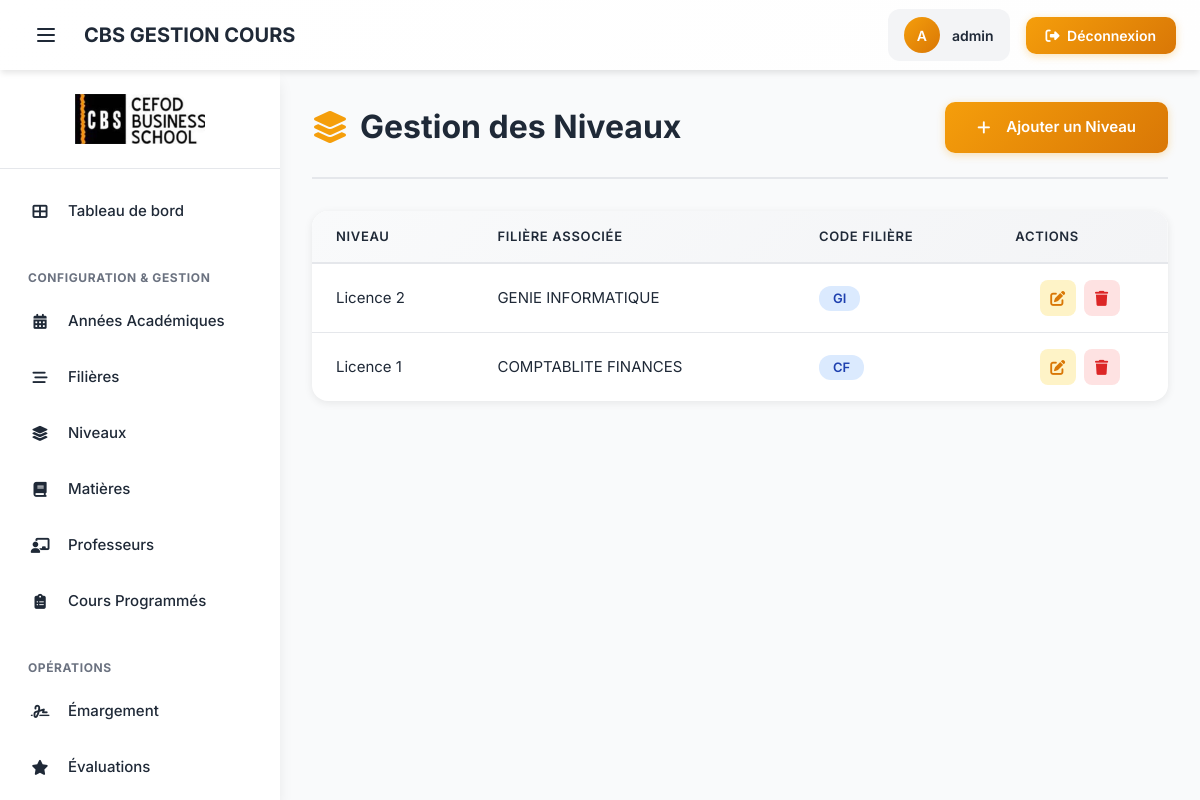
The app's page /niveaux/ (signed in), older data.
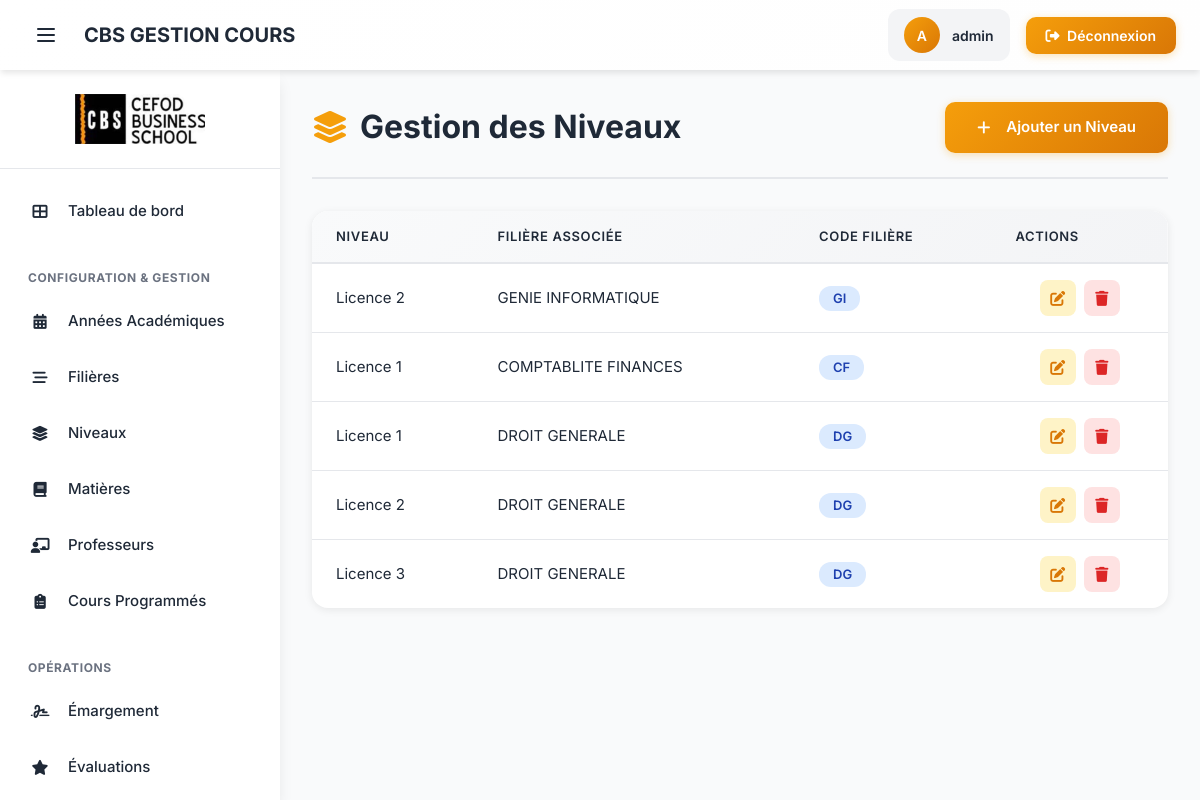
The same page, newer data.
### gestion_cours/models.py (models this page shows, shortened)
class Niveau(models.Model):
    LIBELLE_CHOICES = [
        ('Licence', 'Licence'),
        ('Master', 'Master'),
    ]
    libelle = models.CharField(max_length=10, choices=LIBELLE_CHOICES)
    niv = models.IntegerField() # 1, 2 ou 3
    filiere = models.ForeignKey(Filiere, on_delete=models.CASCADE)
    class Meta:
        verbose_name_plural = "Niveaux"
        unique_together = ('libelle', 'filiere', 'niv')

class Filiere(models.Model):
    code = models.CharField(max_length=10, unique=True)
    libelle = models.CharField(max_length=100)
    class Meta:
        verbose_name_plural = "Filières"

### gestion_cours/views.py (the view)
# urls.py: path('niveaux/', views.NiveauListView.as_view(), name='niveau_list'),
class NiveauListView(BaseAPView, ListView):
    model = Niveau
    template_name = 'gestion_cours/niveau_list.html'
    context_object_name = 'object_list'
    ordering = ['filiere', 'niv']
    paginate_by = 10

### gestion_cours/mixins.py (called while the page is built)
    def dispatch(self, request, *args, **kwargs):
        is_assistant_peda = request.user.groups.filter(name='Assistant').exists()
        if not request.user.is_authenticated:
            return self.handle_no_permission()
        if not (request.user.is_superuser or is_assistant_peda):
            return redirect('gestion_cours:home')
        return super().dispatch(request, *args, **kwargs)

### gestion_cours/templates/gestion_cours/niveau_list.html (shortened to what this page needs)
{% extends 'base.html' %}
{% load static %}
{% block content %}
<div class="page-header">
    <h1 class="page-title">
        <i class="fas fa-layer-group"></i>
        Gestion des Niveaux
    </h1>
    <div class="page-actions">
        <a href="{% url 'gestion_cours:niveau_create' %}" class="btn btn-primary">
            <i class="fas fa-plus me-2"></i>Ajouter un Niveau
        </a>
    </div>
</div>
<div class="table-card">
    <div class="table-wrapper">
        {% if object_list %}
        <table class="data-table" data-sortable>
            <thead>
                <tr>
                    <th data-sortable>Niveau</th>
                    <th data-sortable>Filière Associée</th>
                    <th data-sortable>Code Filière</th>
                    <th class="col-actions">Actions</th>
                </tr>
            </thead>
            <tbody>
                {% for niveau in object_list %}
                <tr>
                    <td class="font-medium">{{ niveau.libelle }} {{ niveau.niv }}</td>
                    <td>{{ niveau.filiere.libelle }}</td>
                    <td>
                        <span class="badge badge-info">{{ niveau.filiere.code }}</span>
                    </td>
                    <td class="col-actions">
                        <div class="action-buttons">
                            <a href="{% url 'gestion_cours:niveau_update' pk=niveau.pk %}"
                               class="action-btn action-btn-edit"
                               title="Modifier">
                                <i class="fas fa-edit"></i>
                            </a>
                            <a href="{% url 'gestion_cours:niveau_delete' pk=niveau.pk %}"
                               class="action-btn action-btn-delete"
                               title="Supprimer"
                               data-confirm="Voulez-vous vraiment supprimer ce niveau ?">
                                <i class="fas fa-trash"></i>
                            </a>
                        </div>
                    </td>
                </tr>
                {% endfor %}
            </tbody>
        </table>
        {% endif %}
    </div>
</div>
{% endblock %}

### gestion_cours/templates/base.html (shortened to what this page needs)
{% load static %}
<!DOCTYPE html>
<html lang="fr">
<head>
    <link href="https://cdn.jsdelivr.net/npm/bootstrap@5.3.3/dist/css/bootstrap.min.css" rel="stylesheet">
        <link rel="stylesheet" href="{% static 'css/forms.css' %}">
    <link rel="stylesheet" href="{% static 'css/tables.css' %}">
    <link rel="stylesheet" href="https://cdnjs.cloudflare.com/ajax/libs/font-awesome/6.4.2/css/all.min.css">
    <link rel="stylesheet" href="{% static 'css/sidebar.css' %}">
    <link rel="stylesheet" href="{% static 'css/animations.css' %}">
    <link rel="stylesheet" href="{% static 'css/custom.css' %}">
</head>
<body>
    <div class="layout-wrapper">
        <header class="app-header">
            <div class="header-left">
                <button id="menu-toggle" class="menu-toggle" aria-label="Toggle menu">
                    <svg fill="none" stroke="currentColor" viewBox="0 0 24 24">
                        <path stroke-linecap="round" stroke-linejoin="round" stroke-width="2" d="M4 6h16M4 12h16M4 18h16"/>
                    </svg>
                </button>
                <a href="{% url 'gestion_cours:landing' %}" class="header-logo">
                    CBS GESTION COURS
                </a>
            </div>
            <div class="header-right">
                {% if user.is_authenticated %}
                    <div class="user-info">
                        <div class="user-avatar">
                            {{ user.username|first|upper }}
                        </div>
                        <span class="user-name">{{ user.username }}</span>
                    </div>
                    <form method="post" action="{% url 'logout' %}" class="d-inline">
                        <button type="submit" class="btn-logout">
                            <i class="fas fa-sign-out-alt me-1"></i>
                            Déconnexion
                        </button>
                    </form>
                {% else %}
                    <a href="{% url 'login' %}" class="btn-logout">
                        <i class="fas fa-sign-in-alt me-1"></i>
                        Connexion
                    </a>
                {% endif %}
            </div>
        </header>
        <nav class="app-sidebar">
            <div class="sidebar-logo">
                <a href="{% url 'gestion_cours:landing' %}">
                    <img src="{% static 'img/logo.jpg' %}" alt="CBS Logo">
                </a>
            </div>
            <div class="sidebar-nav">
                <div class="nav-section">
                    <div class="nav-item">
                        <a href="{% url 'gestion_cours:home' %}" class="nav-link">
                            <span class="nav-link-icon">
                                <i class="fas fa-th-large"></i>
                            </span>
                            <span class="nav-link-text">Tableau de bord</span>
                        </a>
                    </div>
                </div>
                <div class="nav-section">
                    <div class="nav-section-title">Configuration & Gestion</div>
                    <div class="nav-item">
                        <a href="{% url 'gestion_cours:anneeacademique_list' %}" class="nav-link">
                            <span class="nav-link-icon">
                                <i class="fas fa-calendar-alt"></i>
                            </span>
                            <span class="nav-link-text">Années Académiques</span>
                        </a>
                    </div>
                    <div class="nav-item">
                        <a href="{% url 'gestion_cours:filiere_list' %}" class="nav-link">
                            <span class="nav-link-icon">
                                <i class="fas fa-stream"></i>
                            </span>
                            <span class="nav-link-text">Filières</span>
                        </a>
                    </div>
                    <div class="nav-item">
                        <a href="{% url 'gestion_cours:niveau_list' %}" class="nav-link">
                            <span class="nav-link-icon">
                                <i class="fas fa-layer-group"></i>
                            </span>
                            <span class="nav-link-text">Niveaux</span>
                        </a>
                    </div>
                    <div class="nav-item">
                        <a href="{% url 'gestion_cours:matiere_list' %}" class="nav-link">
                            <span class="nav-link-icon">
                                <i class="fas fa-book"></i>
                            </span>
                            <span class="nav-link-text">Matières</span>
                        </a>
                    </div>
                    <div class="nav-item">
                        <a href="{% url 'gestion_cours:professeur_list' %}" class="nav-link">
                            <span class="nav-link-icon">
                                <i class="fas fa-chalkboard-teacher"></i>
                            </span>
                            <span class="nav-link-text">Professeurs</span>
                        </a>
                    </div>
                    <div class="nav-item">
                        <a href="{% url 'gestion_cours:matiereprogrammee_list' %}" class="nav-link">
                            <span class="nav-link-icon">
                                <i class="fas fa-clipboard-list"></i>
                            </span>
                            <span class="nav-link-text">Cours Programmés</span>
                        </a>
                    </div>
                </div>
                <div class="nav-section">
                    <div class="nav-section-title">Opérations</div>
                    <div class="nav-item">
                        <a href="{% url 'gestion_cours:emargement_selection' %}" class="nav-link">
                            <span class="nav-link-icon">
                                <i class="fas fa-signature"></i>
                            </span>
                            <span class="nav-link-text">Émargement</span>
                        </a>
                    </div>
                    <div class="nav-item">
                        <a href="{% url 'gestion_cours:evaluation_list' %}" class="nav-link">
                            <span class="nav-link-icon">
                                <i class="fas fa-star"></i>
                            </span>
                            <span class="nav-link-text">Évaluations</span>
                        </a>
                    </div>
                </div>
            </div>
        </nav>
        <main class="app-main">
            <div class="animate-fade-in-up">
                {% block content %}{% endblock content %}
            </div>
        </main>
    </div>
</body>
</html>

### gestion_cours/static/css/forms.css (style rules this page uses)
.btn { padding: 0.875rem 2rem; border-radius: 10px; font-weight: 600; font-size: 0.9375rem; border: none; cursor: pointer; transition: all 0.2s ease; display: inline-flex; align-items: center; gap: 0.5rem; text-decoration: none; }
.btn-primary { background: linear-gradient(135deg, var(--primary-color), var(--primary-dark)); color: white; box-shadow: 0 2px 8px rgba(245, 158, 11, 0.3); }

### gestion_cours/static/css/tables.css (style rules this page uses)
.page-header { display: flex; justify-content: space-between; align-items: center; margin-bottom: 2rem; padding-bottom: 1.5rem; border-bottom: 2px solid var(--border-color); }
.page-title { font-size: 2rem; font-weight: 700; color: var(--text-dark); display: flex; align-items: center; gap: 0.75rem; margin: 0; }
.page-title i { color: var(--primary-color); }
.page-actions { display: flex; gap: 0.75rem; align-items: center; }
.table-card { background: white; border-radius: 16px; box-shadow: 0 2px 8px rgba(0, 0, 0, 0.08); overflow: hidden; margin-bottom: 2rem; }
.table-wrapper { overflow-x: auto; }
.data-table { width: 100%; border-collapse: collapse; }
.data-table thead { background: linear-gradient(135deg, #F9FAFB 0%, #F3F4F6 100%); }
.data-table thead th { padding: 1rem 1.5rem; text-align: left; font-weight: 600; font-size: 0.8125rem; text-transform: uppercase; letter-spacing: 0.05em; color: var(--text-dark); border-bottom: 2px solid var(--border-color); white-space: nowrap; }
.data-table tbody tr { border-bottom: 1px solid var(--border-color); transition: all 0.2s ease; }
.data-table tbody tr:last-child { border-bottom: none; }
.data-table tbody td { padding: 1rem 1.5rem; color: var(--text-dark); font-size: 0.9375rem; }
.col-actions { text-align: center; white-space: nowrap; }
.action-buttons { display: flex; gap: 0.5rem; justify-content: center; }
.action-btn { width: 36px; height: 36px; display: inline-flex; align-items: center; justify-content: center; border-radius: 8px; border: none; cursor: pointer; transition: all 0.2s ease; text-decoration: none; }
.action-btn-edit { background: #FEF3C7; color: #D97706; }
.action-btn-delete { background: #FEE2E2; color: #DC2626; }
.badge { display: inline-block; padding: 0.375rem 0.875rem; border-radius: 12px; font-size: 0.8125rem; font-weight: 600; text-align: center; }
.badge-info { background: #DBEAFE; color: #1E40AF; }

### gestion_cours/static/css/animations.css (style rules this page uses)
.animate-fade-in-up { animation: fadeInUp 0.15s ease-out forwards; }
.transition-all, .transition-fast, .btn, .action-btn, .form-control, .data-table tbody tr, .card, .table-card { transition: all 0.15s ease-in-out; }

### gestion_cours/static/css/custom.css (style rules this page uses)
.badge-info { background: #DBEAFE; color: #1E40AF; }

Row changes from the older to the newer data that the page shows:
added Niveau: libelle "Licence", niv "1", filiere.libelle "DROIT GENERALE", filiere.code "DG"
added Niveau: libelle "Licence", niv "2", filiere.libelle "DROIT GENERALE", filiere.code "DG"
added Niveau: libelle "Licence", niv "3", filiere.libelle "DROIT GENERALE", filiere.code "DG"
